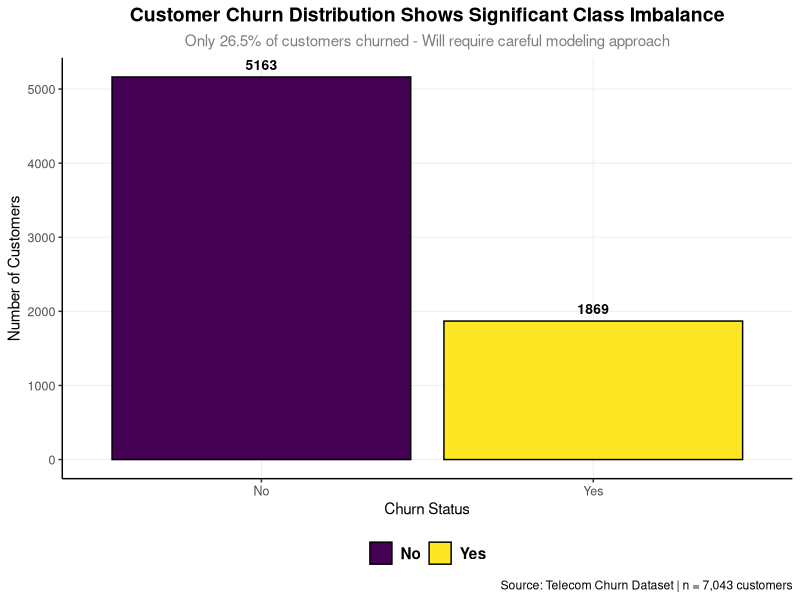
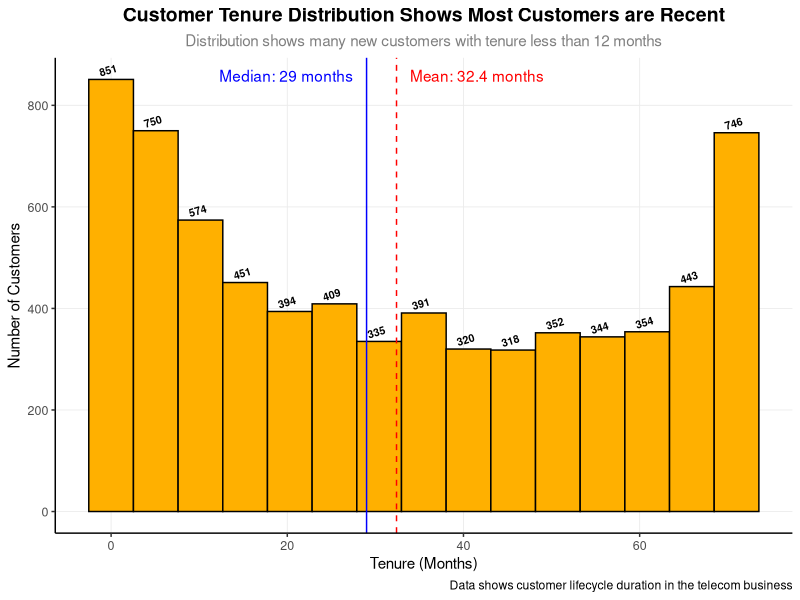
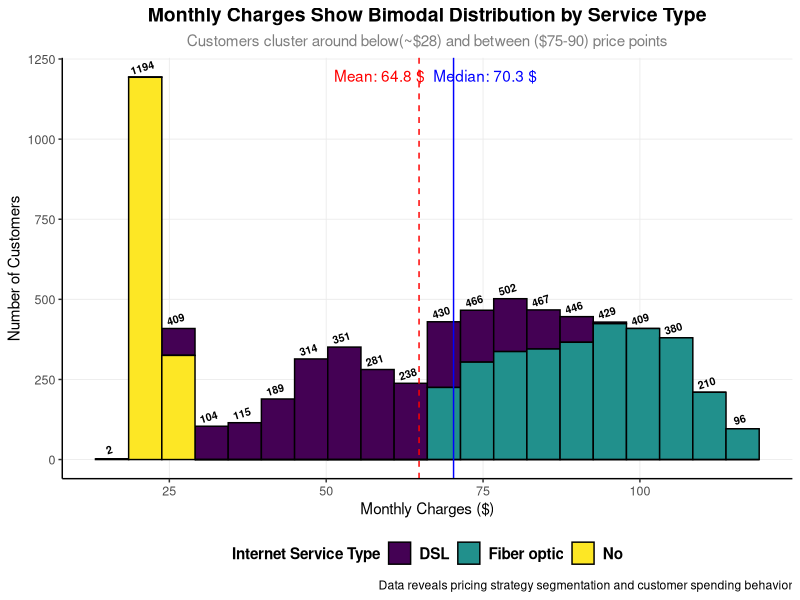
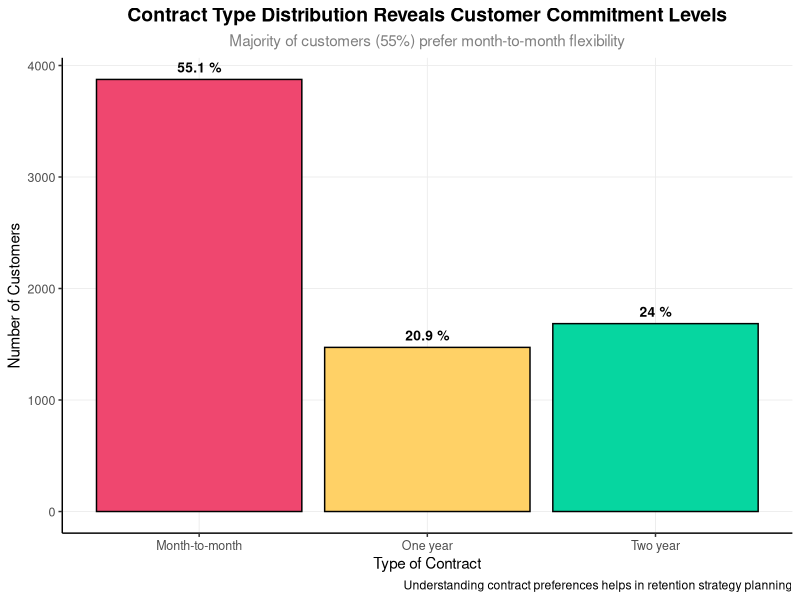
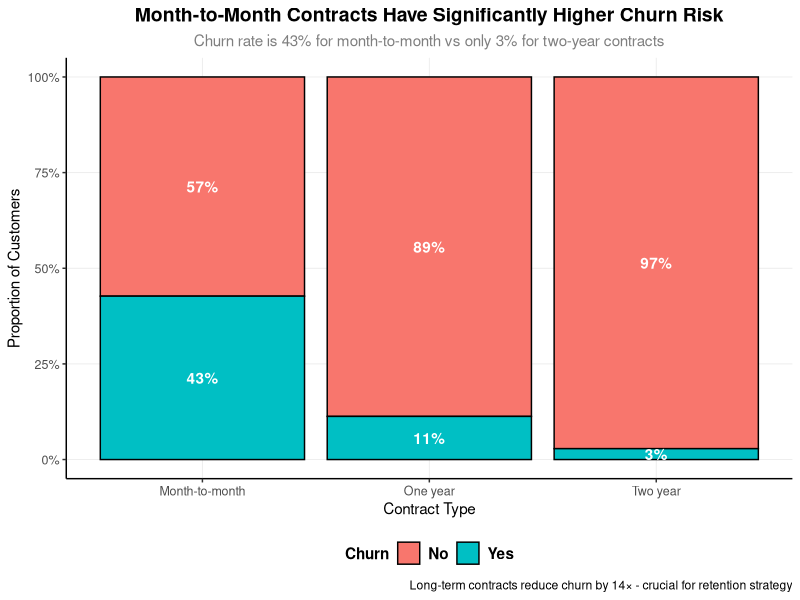
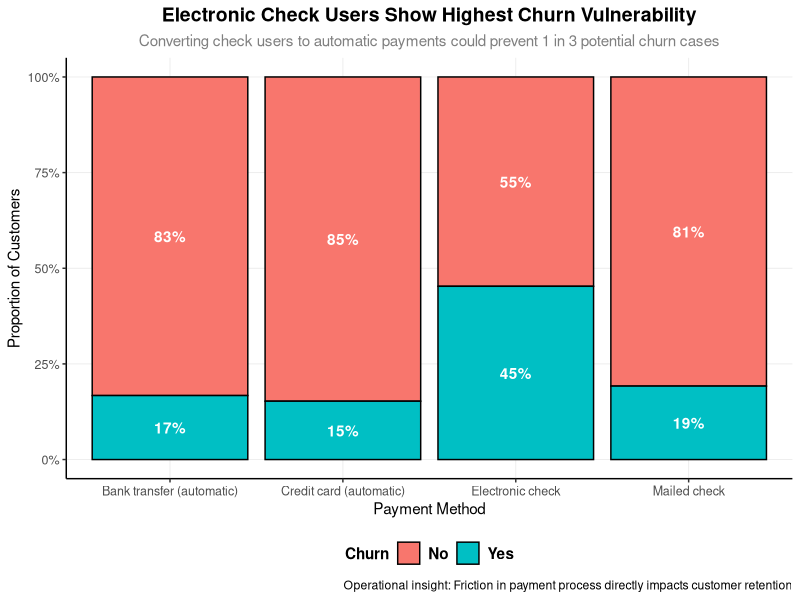
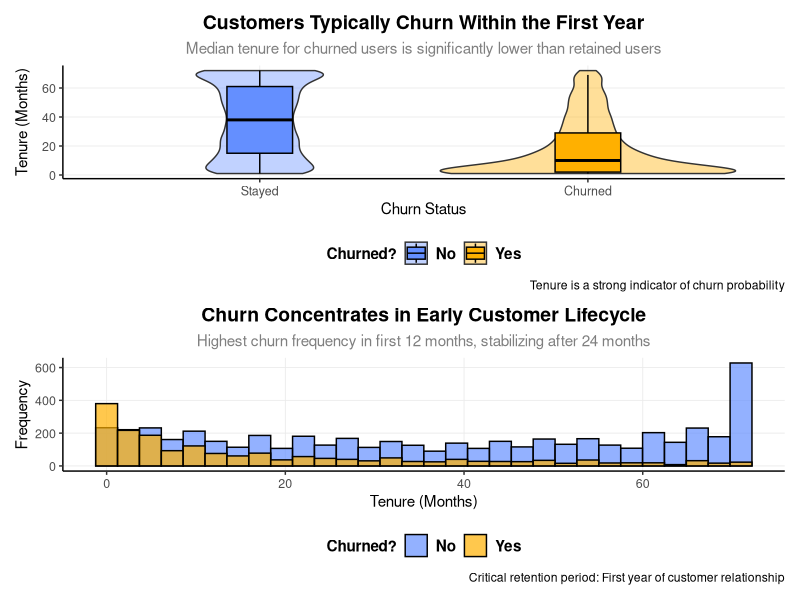
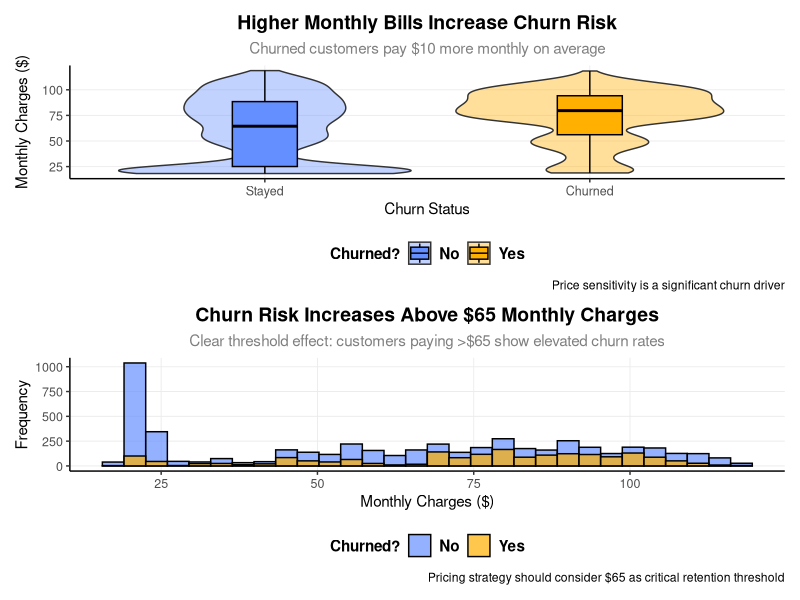

R code for these plots, in order:
## ---- chunk 1
# Load all required libraries
library(tidyverse)
library(here)
library(skimr)
library(ggplot2)
library(viridis)
library(patchwork)
library(scales)
## ---- chunk 2
# Load the cleaned dataset
cleaned_data <- read.csv(here("data/processed", "clean_data.csv"))

# Show dataset structure
cat("Dataset Dimensions:", dim(cleaned_data), "\n")
cat("Number of customers:", nrow(cleaned_data), "\n")
cat("Number of features:", ncol(cleaned_data), "\n\n")

# Show column names and types
cat("Feature Structure:\n")
str(cleaned_data)
## ---- chunk 3
# Basic dataset summary
summary_stats <- cleaned_data %>%
  summarise(
    total_customers = n(),
    churned_customers = sum(churn),
    churn_rate = mean(churn) * 100,
    avg_tenure = mean(tenure),
    avg_monthly_charges = mean(monthly_charges)
  )

cat("Key Statistics:\n")
print(summary_stats)
## ---- chunk 4
# Set custom theme for all plots
theme_custom <- theme_classic() +
  theme(
    text = element_text(family = "sans", color = "black", size = 11),
    plot.title = element_text(size = 14, face = "bold", hjust = 0.5),
    plot.subtitle = element_text(size = 11, color = "gray50", hjust = 0.5),
    axis.title = element_text(size = 11, face = "plain"),
    axis.text = element_text(size = 9, color = "grey30"),
    legend.position = "bottom",
    legend.title = element_text(face = "bold"),
    legend.text = element_text(face = "bold", size = 11),
    legend.background = element_rect(fill = "white", color = NA),
    panel.grid.major = element_line(color = "grey92", linewidth = 0.3),
    panel.grid.minor = element_blank()
  )
## ---- chunk 5
plot_1 <- cleaned_data %>%
  mutate(churn_label = ifelse(churn == 1, "Yes", "No")) %>%
  ggplot(aes(x = churn_label, fill = churn_label)) +
  geom_bar(color = "black") +
  geom_text(stat = 'count', aes(label = after_stat(count)), 
            vjust = -0.7, size = 3.5, fontface = "bold") +
  labs(
    title = "Customer Churn Distribution Shows Significant Class Imbalance",
    subtitle = "Only 26.5% of customers churned - Will require careful modeling approach",
    x = "Churn Status",
    y = "Number of Customers",
    fill = NULL,
    caption = "Source: Telecom Churn Dataset | n = 7,043 customers"
  ) +
  scale_fill_viridis_d() +
  theme_custom

plot_1
## ---- chunk 6
mean_value <- round(mean(cleaned_data$tenure), 1)
median_value <- round(median(cleaned_data$tenure), 1)
label_1 <- paste0("Mean: ", mean_value, " months")
label_2 <- paste0("Median: ", median_value, " months")

plot_2 <- ggplot(data = cleaned_data, aes(x = tenure)) +
  geom_histogram(color = "black", fill = "#FFB000", bins = 15) +
  geom_text(stat = "bin", aes(label = after_stat(count)), 
            vjust = -0.7, size = 2.7, 
            fontface = "bold", angle = 17, bins = 15) +
  labs(
    title = "Customer Tenure Distribution Shows Most Customers are Recent",
    subtitle = "Distribution shows many new customers with tenure less than 12 months",
    y = "Number of Customers",
    x = "Tenure (Months)",
    fill = NULL,
    caption = "Data shows customer lifecycle duration in the telecom business"
  ) +
  geom_vline(xintercept = mean_value, color = "red", linetype = "dashed") +
  geom_vline(xintercept = median_value, color = "blue") +
  annotate("text", x = mean_value, y = Inf, label = label_1, 
           vjust = 2, hjust = -0.1, color = "red") +
  annotate("text", x = median_value, y = Inf, label = label_2, 
           vjust = 2, hjust = 1.1, color = "blue") +
  theme_custom

plot_2
## ---- chunk 7
mean_monthly <- round(mean(cleaned_data$monthly_charges), 1)
median_monthly <- round(median(cleaned_data$monthly_charges), 1)
label_1 <- paste0("Mean: ", mean_monthly, " $")
label_2 <- paste0("Median: ", median_monthly, " $")

plot_3 <- ggplot(data = cleaned_data, aes(x = monthly_charges)) +
  geom_histogram(color = "black", bins = 20, 
                 aes(fill = internet_service)) +
  geom_text(stat = "bin", aes(label = after_stat(count)), 
            vjust = -0.7, size = 2.7, 
            fontface = "bold", angle = 17, bins = 20) +
  labs(
    title = "Monthly Charges Show Bimodal Distribution by Service Type",
    subtitle = "Customers cluster around below(~$28) and between ($75-90) price points",
    y = "Number of Customers",
    x = "Monthly Charges ($)",
    fill = "Internet Service Type",
    caption = "Data reveals pricing strategy segmentation and customer spending behavior"
  ) +
  geom_vline(xintercept = mean_monthly, color = "red", linetype = "dashed") +
  geom_vline(xintercept = median_monthly, color = "blue") +
  annotate("text", x = mean_monthly - 15, y = Inf, label = label_1, 
           vjust = 2, hjust = -0.1, color = "red") +
  annotate("text", x = median_monthly + 15, y = Inf, label = label_2, 
           vjust = 2, hjust = 1.1, color = "blue") +
  scale_fill_viridis_d() +
  theme_custom

# Check bimodal nature
bimodal_check <- cleaned_data %>%
  summarise(
    low_tier = sum(monthly_charges < 50) / n() * 100,
    high_tier = sum(monthly_charges >= 50) / n() * 100
  )

plot_3
## ---- chunk 8
contract_dist <- cleaned_data %>%
  count(contract) %>%
  mutate(percentage = n / sum(n) * 100)

plot_4 <- ggplot(data = cleaned_data, aes(x = contract)) +
  geom_bar(color = "black", aes(fill = contract), show.legend = FALSE) +
  geom_text(stat = "count", 
            aes(label = paste(round(after_stat(count)/sum(after_stat(count)) * 100, 1), "%")), 
            vjust = -0.7, size = 3.5, fontface = "bold") +
  labs(
    title = "Contract Type Distribution Reveals Customer Commitment Levels",
    subtitle = "Majority of customers (55%) prefer month-to-month flexibility",
    y = "Number of Customers",
    x = "Type of Contract",
    fill = NULL,
    caption = "Understanding contract preferences helps in retention strategy planning"
  ) +
  scale_fill_manual(values = c("Month-to-month" = "#EF476F", 
                               "One year" = "#FFD166",         
                               "Two year" = "#06D6A0")) +
  theme_custom

plot_4
## ---- chunk 9
plot_data <- cleaned_data |> 
  count(contract, churn) |> 
  group_by(contract) |> 
  mutate(prop = n/sum(n)) |> 
  ungroup()

plot_5 <- ggplot(plot_data, aes(x = contract, y = prop, fill = factor(churn))) +
  geom_col(color = "black", position = "fill") +
  geom_text(aes(label = percent(prop, accuracy = 1)), 
            position = position_fill(vjust = 0.5), 
            color = "white", fontface = "bold") +
  labs(
    title = "Month-to-Month Contracts Have Significantly Higher Churn Risk",
    subtitle = "Churn rate is 43% for month-to-month vs only 3% for two-year contracts",
    y = "Proportion of Customers",
    x = "Contract Type",
    fill = "Churn",
    caption = "Long-term contracts reduce churn by 14× - crucial for retention strategy"
  ) +
  scale_y_continuous(labels = percent) +
  scale_fill_discrete(labels = c("No", "Yes")) +
  theme_custom

plot_5
## ---- chunk 10
plot_data2 <- cleaned_data |> 
  count(payment_method, churn) |> 
  group_by(payment_method) |> 
  mutate(prop = n/sum(n)) |> 
  ungroup()

plot_6 <- ggplot(plot_data2, aes(x = payment_method, y = prop, fill = factor(churn))) +
  geom_col(color = "black", position = "fill") +
  geom_text(aes(label = percent(prop, accuracy = 1)), 
            position = position_fill(vjust = 0.5), 
            color = "white", fontface = "bold") +
  labs(
    title = "Electronic Check Users Show Highest Churn Vulnerability",
    subtitle = "Converting check users to automatic payments could prevent 1 in 3 potential churn cases",
    y = "Proportion of Customers",
    x = "Payment Method",
    fill = "Churn",
    caption = "Operational insight: Friction in payment process directly impacts customer retention"
  ) +
  scale_y_continuous(labels = percent) +
  scale_fill_discrete(labels = c("No", "Yes")) +
  theme_custom

plot_6
## ---- chunk 11
# Violin + Box Plot
plot_7a <- ggplot(cleaned_data, aes(x = factor(churn), y = tenure, fill = factor(churn))) +
  geom_violin(alpha = 0.4) +
  geom_boxplot(width = 0.2, color = "black", outlier.shape = NA) +
  labs(
    title = "Customers Typically Churn Within the First Year",
    subtitle = "Median tenure for churned users is significantly lower than retained users",
    x = "Churn Status",
    y = "Tenure (Months)",
    fill = "Churned?",
    caption = "Tenure is a strong indicator of churn probability"
  ) +
  scale_x_discrete(labels = c("0" = "Stayed", "1" = "Churned")) +
  scale_fill_manual(values = c("0" = "#648FFF", "1" = "#FFB000"), labels = c("No", "Yes")) +
  theme_custom

# Histogram view
plot_7b <- ggplot(cleaned_data, aes(x = tenure, fill = factor(churn))) +
  geom_histogram(color = "black", bins = 30, position = "identity", alpha = 0.7) +
  labs(
    title = "Churn Concentrates in Early Customer Lifecycle",
    subtitle = "Highest churn frequency in first 12 months, stabilizing after 24 months",
    x = "Tenure (Months)",
    y = "Frequency",
    fill = "Churned?",
    caption = "Critical retention period: First year of customer relationship"
  ) +
  scale_fill_manual(values = c("0" = "#648FFF", "1" = "#FFB000"), labels = c("No", "Yes")) +
  theme_custom

# Arrange side by side
plot_7a + plot_7b + plot_layout(ncol = 1)
## ---- chunk 12
tenure_stats <- cleaned_data %>%
  group_by(churn) %>%
  summarise(
    median_tenure = median(tenure),
    mean_tenure = mean(tenure),
    q1_tenure = quantile(tenure, 0.25),
    q3_tenure = quantile(tenure, 0.75),
    count = n()
  )

tenure_stats
## ---- chunk 13
# Violin + Box Plot
plot_8a <- ggplot(cleaned_data, aes(x = factor(churn), y = monthly_charges, fill = factor(churn))) +
  geom_violin(alpha = 0.4) +
  geom_boxplot(width = 0.2, color = "black", outlier.shape = NA) +
  labs(
    title = "Higher Monthly Bills Increase Churn Risk",
    subtitle = "Churned customers pay $10 more monthly on average",
    x = "Churn Status",
    y = "Monthly Charges ($)",
    fill = "Churned?",
    caption = "Price sensitivity is a significant churn driver"
  ) +
  scale_x_discrete(labels = c("0" = "Stayed", "1" = "Churned")) +
  scale_fill_manual(values = c("0" = "#648FFF", "1" = "#FFB000"), labels = c("No", "Yes")) +
  theme_custom

# Histogram view
plot_8b <- ggplot(cleaned_data, aes(x = monthly_charges, fill = factor(churn))) +
  geom_histogram(color = "black", bins = 30, position = "identity", alpha = 0.7) +
  labs(
    title = "Churn Risk Increases Above $65 Monthly Charges",
    subtitle = "Clear threshold effect: customers paying >$65 show elevated churn rates",
    x = "Monthly Charges ($)",
    y = "Frequency",
    fill = "Churned?",
    caption = "Pricing strategy should consider $65 as critical retention threshold"
  ) +
  scale_fill_manual(values = c("0" = "#648FFF", "1" = "#FFB000"), labels = c("No", "Yes")) +
  theme_custom

# Arrange side by side
plot_8a + plot_8b + plot_layout(ncol = 1)
## ---- chunk 14
charges_stats <- cleaned_data %>%
  group_by(churn) %>%
  summarise(
    median_charges = median(monthly_charges),
    mean_charges = mean(monthly_charges),
    q1_charges = quantile(monthly_charges, 0.25),
    q3_charges = quantile(monthly_charges, 0.75)
  )

charges_stats
## ---- chunk 15
plot_9 <- ggplot(cleaned_data, aes(x = tenure, y = monthly_charges, fill = factor(churn))) +
  geom_jitter(alpha = 0.6, size = 2, shape = 21, color = "black") +
  labs(
    title = "High-Cost New Customers Form Most At-Risk Churn Cluster",
    subtitle = "Danger zone: Customers with low tenure (<12 months) and high monthly charges (>$70)",
    x = "Tenure (Months)",
    y = "Monthly Charges ($)",
    caption = "As tenure increases, churn decreases regardless of price"
  ) +
  scale_fill_manual(name = "Customer Status",
                    values = c("0" = "#648FFF", "1" = "#FE6100"),
                    labels = c("Stayed", "Left")) +
  theme_custom

plot_9
## ---- chunk 16
plot_data3 <- cleaned_data |> 
  group_by(tenure, contract) |>
  summarise(
    churned_sum = sum(churn),
    total = n(),
    rate = churned_sum/total * 100
  ) |> 
  ungroup()

plot_10 <- ggplot(plot_data3, aes(x = tenure, y = rate)) +
  geom_line(linewidth = 1.2, aes(color = contract)) +
  geom_point(size = 0.75, alpha = 0.6) +
  facet_wrap(~ contract, ncol = 1, scales = "free_y") +
  labs(
    title = "Contract Type Dramatically Alters Tenure-Churn Relationship",
    subtitle = "Month-to-month churn persists across all tenure levels, while contract customers stabilize",
    x = "Tenure (Months)",
    y = "Churn Rate (%)",
    caption = "Strategy: Focus onboarding efforts on first-year customers, especially month-to-month"
  ) +
  scale_x_continuous(breaks = seq(0, max(plot_data3$tenure), by = 12)) +
  theme_custom

plot_10
